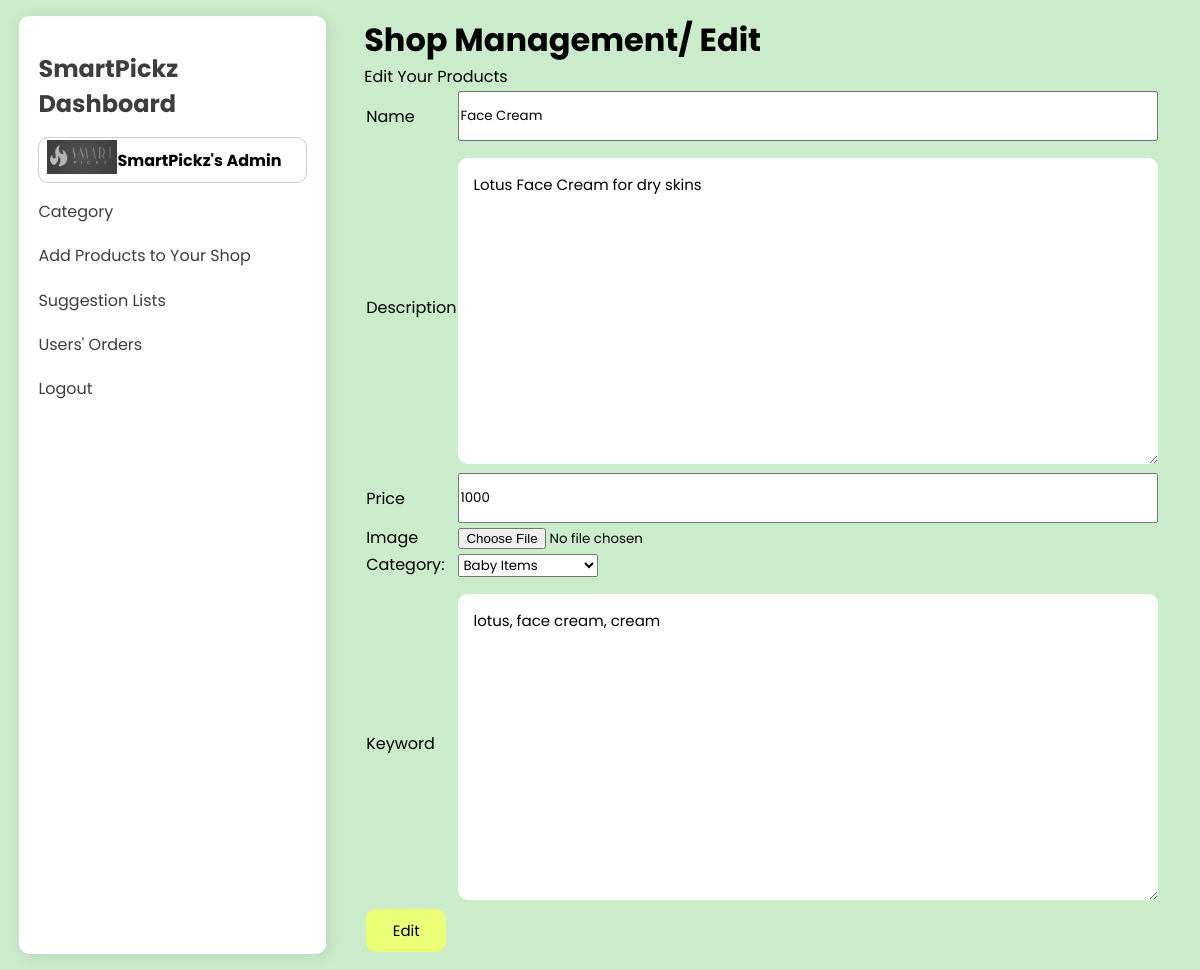
The page /admin/edit_shop.php?edit_id=1 (signed in) on the database its author committed.
### tables this page shows
CREATE TABLE `shop` (
  `product_id` int(11) NOT NULL,
  `title` varchar(255) NOT NULL,
  `description` varchar(500) NOT NULL,
  `price` int(11) NOT NULL,
  `cat_id` int(11) NOT NULL,
  `image` varchar(225) NOT NULL,
  `shop_keyword` varchar(255) NOT NULL,
  `added_date` date NOT NULL
);

### admin/edit_shop.php (the view, shortened to what this page needs)
<!DOCTYPE html>
<html lang="en">
<head>
    <link rel="stylesheet" href="https://maxst.icons8.com/vue-static/landings/line-awesome/line-awesome/1.3.0/css/line-awesome.min.css">
    <link rel="stylesheet" href="./includes/css/redit.css">
</head>
<body>
   <?php
        include 'includes/nav.php';
   ?>
    <div class="main-content">
        <div>
                    <h1>Shop Management/ Edit</h1>
                    <p>Edit Your Products</p>
        </div>
        <div class="row">
            <?php
                $sql="Select * from shop where product_id=".$_GET['edit_id'];
                $sqlRun = mysqli_query($con,$sql);
                $data = mysqli_fetch_assoc($sqlRun);
            ?>
                <form action="shop_process.php" method="post"
                enctype="multipart/form-data">
                    <table>
                        <tr>
                            <td><label for="">Name</label></td>
                            <td ><input type="text"  autocomplete="off" placeholder=""  name="title" style= "width: 100%; height: 50px;" value="<?= $data['title'];?>"   ></td>
                        </tr>
                        <tr>
                            <td><label for="">Description</label></td>
                            <td><textarea autocomplete="off"  placeholder="" type="text" name="description" id="" rows=12 ><?= $data['description'];?></textarea> </td>
                        </tr>
                        <tr>
                            <td><label for="">Price</label></td>
                            <td ><input type="text"  autocomplete="off" placeholder=""  name="price" style= "width: 100%; height: 50px;" value="<?= $data['price'];?>"   ></td>
                        </tr>
                        <tr>
                            <td><label for="">Image</label></td>
                            <td ><input autocomplete="off"  placeholder="" type="file" name="image" id="" value="<?= $data['image'];?>"> </td>
                        </tr>
                        <tr>
                        <td>Category:</td>
                            <td>
                                <select name="cat_id" id="">
                                    <?php
                                        $sql="select * from categories order by cat_id desc";
                                        $sqlRun = mysqli_query($con,$sql);
                                        while($category = mysqli_fetch_assoc($sqlRun)){
                                    ?>
                                    <option value="<?= $category['cat_id'] ?>"><?= $category
                                    ['name']; ?></option>
                                    <?php } ?>
                                </select>
                            </td>
                    </tr>
                        <tr>
                            <td><label for="">Keyword</label></td>
                            <td><textarea autocomplete="off"  placeholder="" type="text" name="shop_keyword" id="" rows=12 ><?= $data['shop_keyword'];?> </textarea></td>
                        </tr>
                        <tr>
                            <td><input type="submit" value="Edit"></td>
                            <td><input type="hidden" name="id" value="<?= $data['id'] ?>"></td>
                        </tr>
                    </table>
                </form>
        </div>
    </div>
</body>
</html>

### admin/includes/css/redit.css (style rules this page uses)
form input[type="submit"] { width: 80px; background-color: rgb(236, 254, 117); color: black; cursor: pointer; border: none; border-radius: 10px; padding: 10px; font-size: 15px; }
textarea { width: 700px; max-width: 700px; color: black; cursor: pointer; border: none; border-radius: 10px; padding: 15px; margin-top: 15px; font-size: 15px; }

### admin/includes/css/nav.css (style rules this page uses)
:root { --green-1: #26643b; --green-2: #a2de96; --green-3: rgb(203, 236, 203); --lightGreen-1: #d6e5d8; --lightGreen-2: #f5fcf4; --black-1: #3b413a; --black-2: #3f3c3c; --black-3: #5b6359; --white-1: #e8e8e8; --shadow: rgba(17, 17, 26, 0.1) 2px 2px 16px; }
* { padding: 0; margin: 0; text-decoration: none; font-family: 'Poppins', sans-serif; list-style-type: none; box-sizing: border-box; }
body { background: var(--green-3); overflow-x: hidden; }
.main-content { margin-left: 345px; width: calc(100vw - 345px); padding: 1rem 1.2rem; transition: margin-left 300ms; }

### rows shown on the page
shop: title "Face Cream", description "Lotus Face Cream for dry skins", price "1000", shop_keyword "lotus, face cream, cream"

### other values the page prints
form field cat_id "Baby Items"
